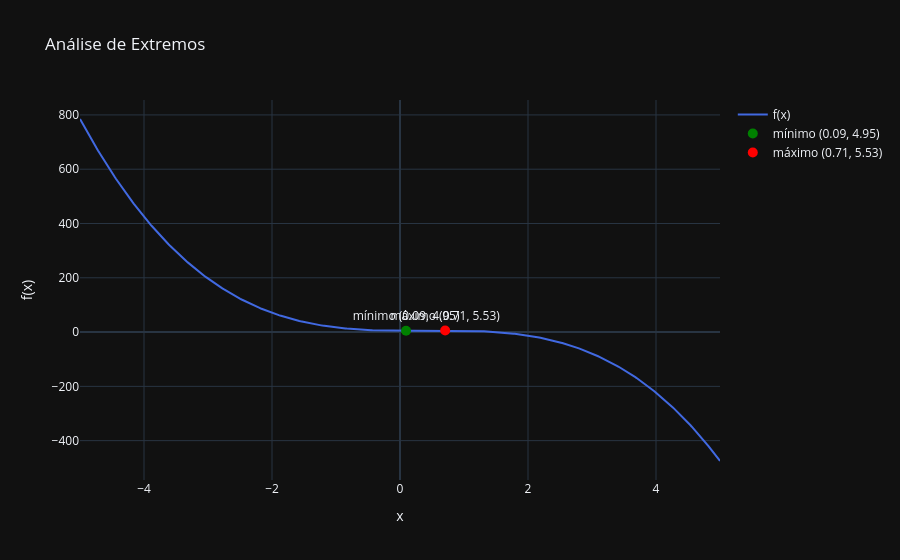

Notebook code for this chart:
### Markdown cell above
### V3 - Função específica com Grafico

### Code cell
from sympy import *
import plotly.graph_objects as go
import numpy as np

x = symbols('x')

def extremes_finder(f):
    d1 = diff(f, x)
    d2 = diff(d1, x)
    extremes = solve(d1, x)

    # converte a expressão sympy para função numpy
    f_np = lambdify(x, f, 'numpy')

    # range do gráfico
    x_vals = np.linspace(-5, 5, 500)
    y_vals = f_np(x_vals)

    fig = go.Figure()

    # curva da função
    fig.add_trace(go.Scatter(
        x=x_vals, y=y_vals,
        mode='lines',
        name='f(x)',
        line=dict(color='royalblue', width=2)
    ))

    # pontos críticos
    for extreme in extremes:
        signal = d2.subs(x, extreme)
        x_num = float(extreme.evalf())
        y_num = float(f.subs(x, extreme).evalf())

        if signal > 0:
            label = f'mínimo ({x_num:.2f}, {y_num:.2f})'
            color = 'green'
        elif signal < 0:
            label = f'máximo ({x_num:.2f}, {y_num:.2f})'
            color = 'red'
        else:
            label = f'inconclusivo ({x_num:.2f}, {y_num:.2f})'
            color = 'orange'

        fig.add_trace(go.Scatter(
            x=[x_num], y=[y_num],
            mode='markers+text',
            name=label,
            marker=dict(color=color, size=10),
            text=[label],
            textposition='top center'
        ))

    fig.update_layout(
        title='Análise de Extremos',
        xaxis_title='x',
        yaxis_title='f(x)',
        template='plotly_dark'
    )

    fig.show()

extremes_finder(3*x**3 - 8*x**3 + 6*x**2 - x + 5)

### Figure 1 — Plotly figure (JSON) as saved in the notebook; plotly's stock layout.template omitted (floating-point values rounded to 4 significant figures; data arrays with more than 128 entries replaced by an {"elided": "..."} marker saying what was removed)
{"data": [{"line": {"color": "royalblue", "width": 2}, "mode": "lines", "name": "f(x)", "type": "scatter", "x": {"elided": "500 float values"}, "y": {"elided": "500 float values"}}, {"marker": {"color": "green", "size": 10}, "mode": "markers+text", "name": "mínimo (0.09, 4.95)", "text": ["mínimo (0.09, 4.95)"], "textposition": "top center", "type": "scatter", "x": [0.09449], "y": [4.955]}, {"marker": {"color": "red", "size": 10}, "mode": "markers+text", "name": "máximo (0.71, 5.53)", "text": ["máximo (0.71, 5.53)"], "textposition": "top center", "type": "scatter", "x": [0.7055], "y": [5.525]}], "layout": {"title": {"text": "Análise de Extremos"}, "xaxis": {"title": {"text": "x"}}, "yaxis": {"title": {"text": "f(x)"}}}}
